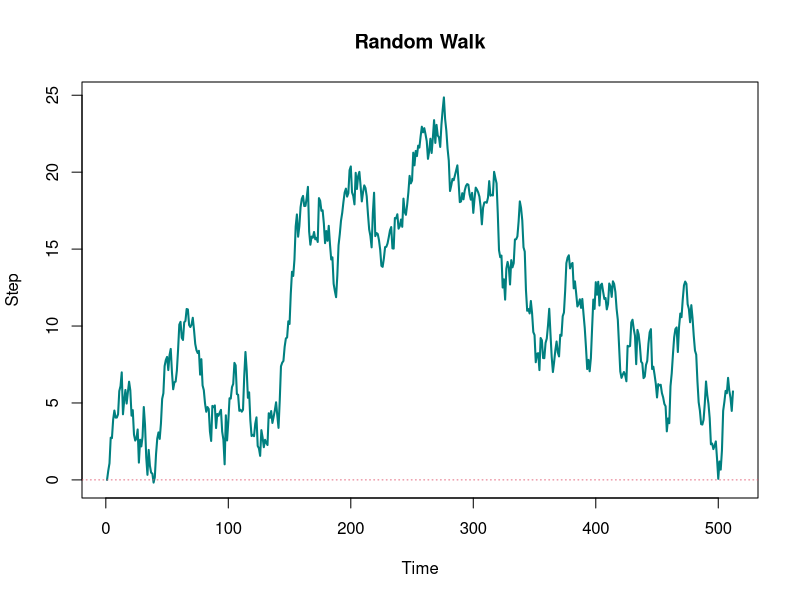
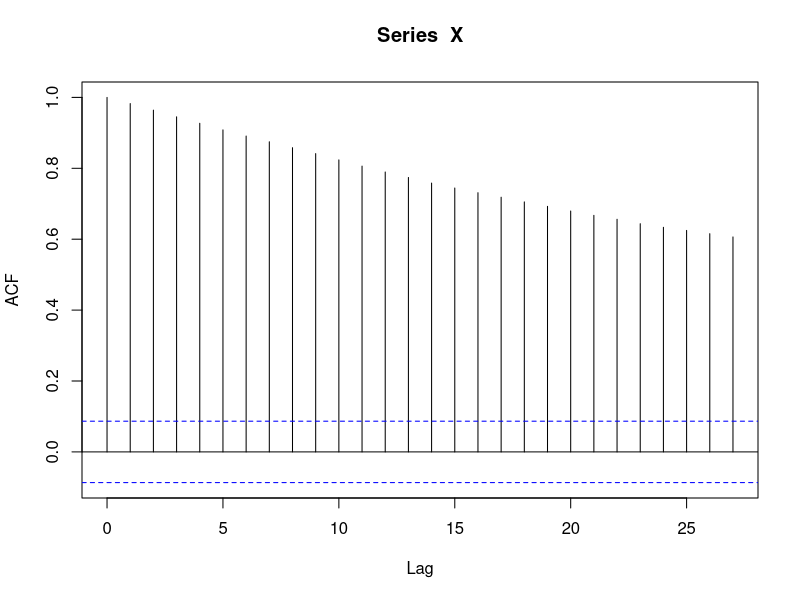
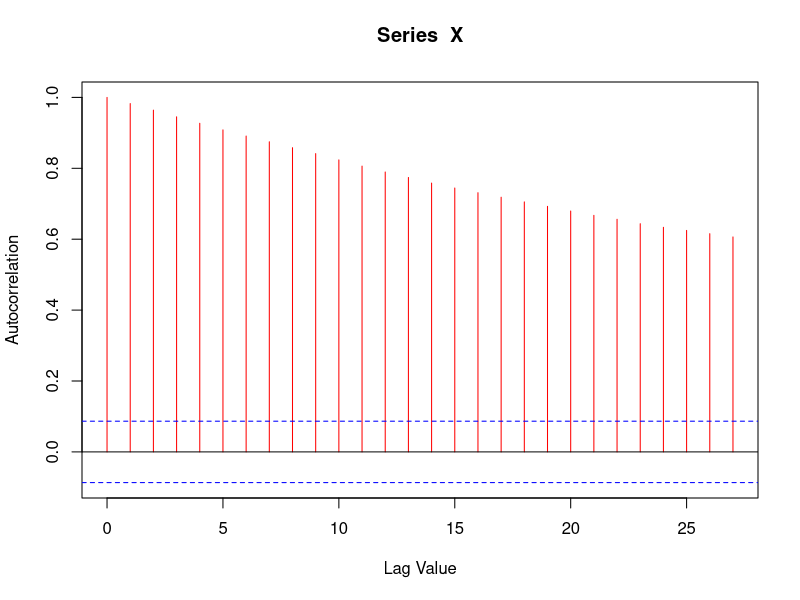

Reproduce these figures in R, in order.
rm(list=ls())
set.seed(128)
### Random Walk
X <- 0
psi <- 1

###AR(1) if 0 < phi < 1
### Number of Time Steps
T <- 512
for(t in 2:T){
  ### Random Gaussian (white) Noise
  eps <- rnorm(1, 0, 1)
  ### Model
  X[t] <- psi*X[t-1] + eps
}
plot(1:T, X, type="l", lty=1, lwd=2, xlab="Time", ylab="Step", main="Random Walk", col=rgb(0,128,128, maxColorValue = 255))
abline(h=0, lty=3, col=2, lwd=0.8)

### Autocorrelation Function
rho <- acf(X)
plot(rho, type="h", col="red", xlab="Lag Value", ylab="Autocorrelation")

